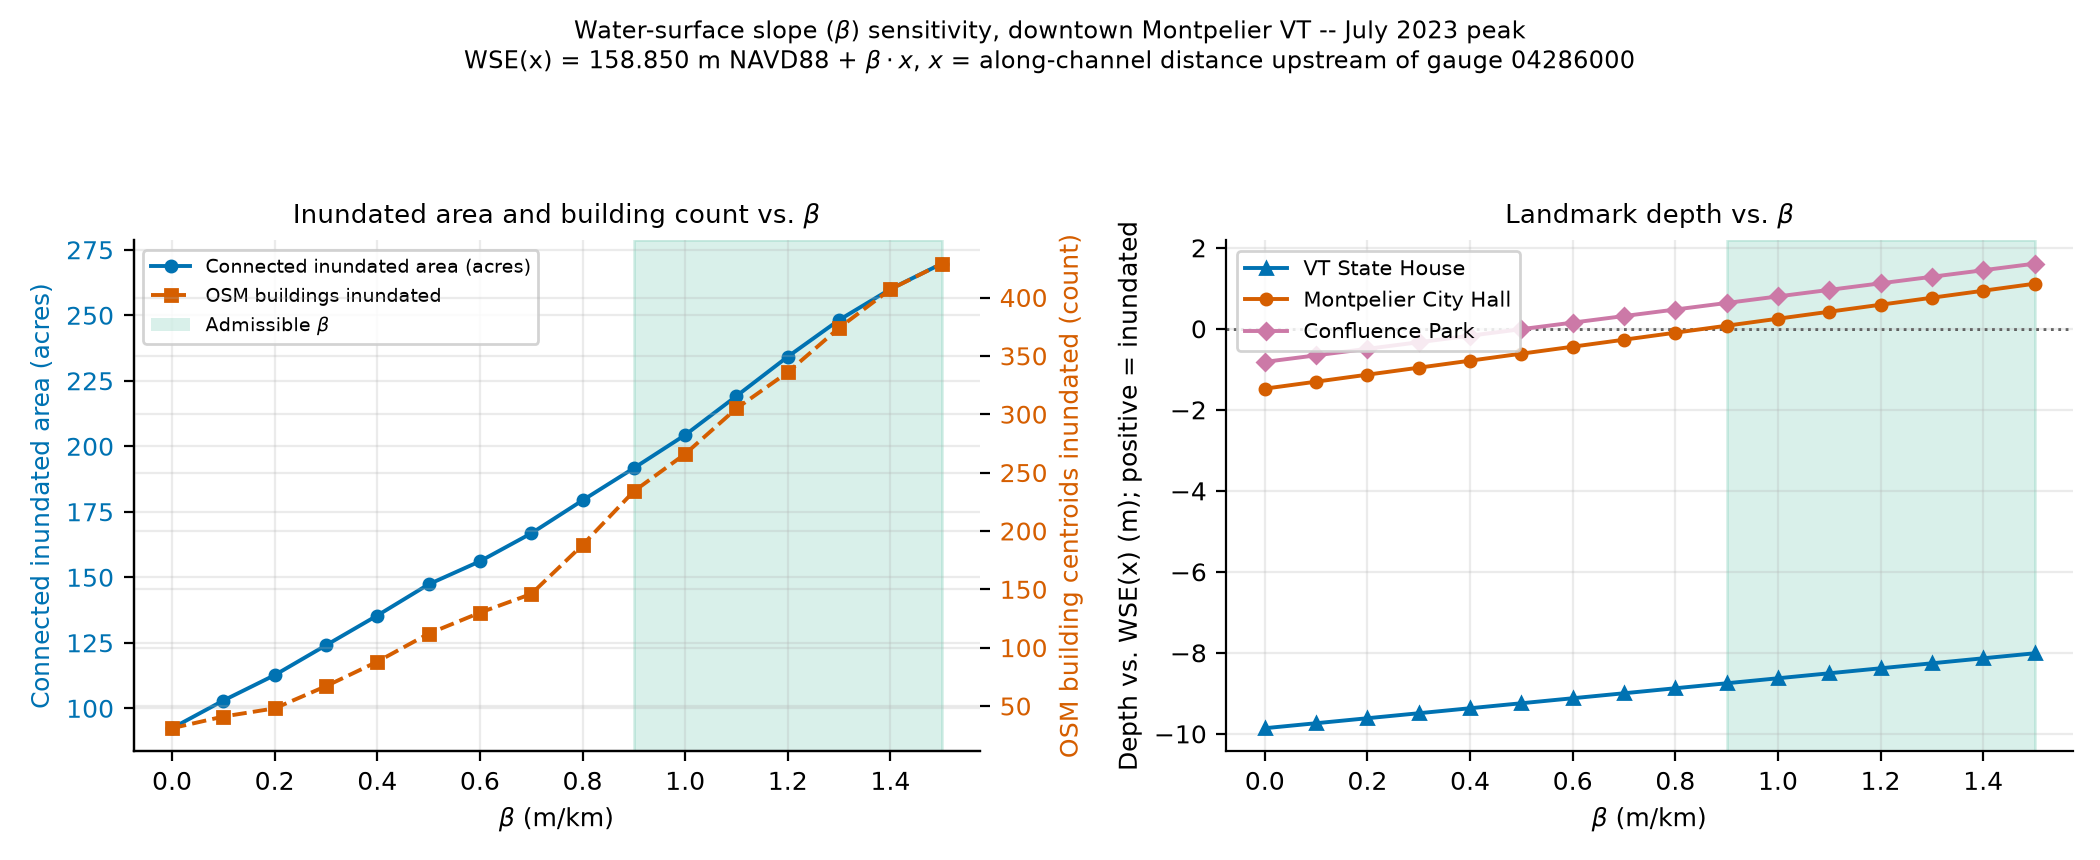

Python code for this plot:
#!/usr/bin/env python3
"""
Water-surface slope (beta) sensitivity study -- downtown Montpelier, VT.

Produced as preliminary evidence for an NSF CPS-CIR proposal on flood-
duration/depth modeling in Montpelier, VT. analysis/stage_to_dem.py projected
the July 2023 crest (WSE = 158.850 m NAVD88, gauge 04286000) onto a 1 m 3DEP
DEM as a FLAT surface and found it under-predicts the documented downtown
flooded core: Main St landmarks (Montpelier City Hall, Confluence Park)
sample 0.8-1.5 m ABOVE the flat WSE at 1.2-1.5 km upstream of the gauge,
implying a missing water-surface slope of roughly 0.6-1.0 m/km. Root
Research_v2.tex, Subtask 1.2, now describes the stage-to-DEM projection as
stage plus a reach-scale water-surface slope beta, to be calibrated against
the 2023 ICEYE depth field. This script brackets beta from PUBLIC evidence
only (no ICEYE data used), ahead of that calibration:

    WSE(x) = 158.850 m + beta * x,   x = along-channel upstream distance
             from the gauge (km), beta swept 0.0 to 1.5 m/km in 0.1 steps.

What this script does
----------------------
1. Reuses the same DEM clip, gauge WSE, and bathtub/connected-mask machinery
   as analysis/stage_to_dem.py (copied and adapted here per task
   instructions, rather than imported, so this script is standalone).
2. Defines along-channel upstream distance x for every DEM cell using OSM
   waterway centerlines (Overpass), NOT a traced lowest-elevation path (see
   "Channel distance method" below for why, and the approximations this
   introduces).
3. Sweeps beta from 0.0 to 1.5 m/km in 0.1 m/km steps. For each beta:
   connected inundated area, number of OSM building centroids inundated,
   and depth at the three sanity-check landmarks (VT State House,
   Montpelier City Hall, Confluence Park).
4. Finds the beta interval consistent with (a) City Hall AND Confluence
   Park (the Main St / documented-flooded landmarks) becoming inundated and
   (b) the VT State House (documented NOT flooded) remaining dry, and
   compares that interval with the 0.6-1.0 m/km flat-surface-residual
   inference already reported in analysis/stage_dem.md.
5. Runs monotonicity sanity checks (area, building count, landmark depths
   must all be non-decreasing in beta) and flags any violation loudly
   rather than silently reporting a non-monotonic sweep as if it were
   expected.
6. Writes analysis/slope_sensitivity.md and analysis/slope_sensitivity.png.

Channel distance method
------------------------
The task allows two options: (a) trace the lowest-elevation path of the
river corridor through the DEM, or (b) use distance along the OSM waterway
polyline, and says the latter is "simpler and acceptable." This script uses
(b): OSM waterway ways tagged waterway=river with name containing
"Winooski" (this captures both "Winooski River" and "North Branch Winooski
River") are fetched via Overpass for a padded bbox, reprojected to
EPSG:26918, and assembled into an undirected graph (nodes = way vertices,
snapped within a 5 m tolerance to merge near-coincident endpoints at
confluences and way splits; edges = consecutive-vertex segments, weighted by
Euclidean length). A single-source Dijkstra shortest-path (scipy.sparse.
csgraph.dijkstra) from the graph node nearest the gauge gives network
along-channel distance from the gauge to every other node -- this correctly
handles the Y-shaped Winooski / North Branch confluence (a straight
point-to-point distance along one digitized way would not). Edges are then
densified at ~5 m spacing with linearly-interpolated distance to build a
dense channel point cloud; every DEM cell, landmark, and building centroid
is assigned x = the distance value of its NEAREST channel point (a
cKDTree nearest-neighbor query), exactly as the task specifies ("applied to
cells by nearest-channel-point distance").

This is a network (graph) shortest-path distance, not a hydraulically
routed thalweg profile, and treats the small sliver of the bbox downstream
(west) of the gauge as if it were upstream (unsigned Dijkstra distance is
always >= 0) -- see Caveats for why this is a small, documented
approximation for this specific domain, not a general solution.

Usage
-----
    uv run --with rasterio --with numpy --with matplotlib --with requests \\
        --with scipy --with shapely analysis/slope_sensitivity.py

Requires: requests, numpy, matplotlib, rasterio, scipy, shapely.
"""

import time
from pathlib import Path

import numpy as np
import requests
import matplotlib
matplotlib.use("Agg")
import matplotlib.pyplot as plt
from matplotlib.lines import Line2D
from matplotlib.patches import Patch

import rasterio
from rasterio.io import MemoryFile
from rasterio.warp import transform, transform_bounds
from scipy.ndimage import label
from scipy.sparse import csr_matrix
from scipy.sparse.csgraph import dijkstra
from scipy.spatial import cKDTree
from shapely.geometry import Polygon

# ----------------------------------------------------------------------
# Configuration (copied/adapted from analysis/stage_to_dem.py)
# ----------------------------------------------------------------------

SITE_NO = "04286000"  # WINOOSKI RIVER AT MONTPELIER, VT
SITE_URL = "https://waterservices.usgs.gov/nwis/site/"
IV_URL = "https://waterservices.usgs.gov/nwis/iv/"
DEM_URL = "https://elevation.nationalmap.gov/arcgis/rest/services/3DEPElevation/ImageServer/exportImage"
NOMINATIM_URL = "https://nominatim.openstreetmap.org/search"
OVERPASS_URL = "https://overpass-api.de/api/interpreter"
OVERPASS_HEADERS = {
    "User-Agent": "cir-flood-proposal-research/1.0 (rjn5308@psu.edu)",
    "Accept": "*/*",
}

PEAK_EVENT_START = "2023-07-01"
PEAK_EVENT_END = "2023-08-15"
PEAK_EVENT_LABEL = "July 2023"

# Same downtown bbox as stage_to_dem.py -- "reuse the same DEM clip."
BBOX_LONLAT = dict(minlon=-72.594, minlat=44.250, maxlon=-72.560, maxlat=44.268)

# Padded bbox for the waterway (Overpass) fetch only, so channel lines are
# not truncated exactly at the DEM clip edge (which would distort along-
# channel distances near the domain boundary). Pad chosen as ~0.006 deg
# (~500 m at this latitude), well beyond the DEM clip on all sides.
WATERWAY_BBOX_LONLAT = dict(
    minlon=BBOX_LONLAT["minlon"] - 0.006, minlat=BBOX_LONLAT["minlat"] - 0.006,
    maxlon=BBOX_LONLAT["maxlon"] + 0.006, maxlat=BBOX_LONLAT["maxlat"] + 0.006,
)

DEM_CRS = "EPSG:26918"  # NAD83 / UTM zone 18N, meters
TARGET_RES_M = 1.0
FT_TO_M = 0.3048

# Fallback values, empirically confirmed from live queries on 2026-07-22
# (matches stage_to_dem.py), used only if the corresponding live service
# call fails at run time.
FALLBACK_ALT_VA_FT = 499.87
FALLBACK_ALT_DATUM_CD = "NAVD88"
FALLBACK_GAUGE_LAT = 44.25672595
FALLBACK_GAUGE_LON = -72.59344318
FALLBACK_PEAK_STAGE_FT = 21.29

FALLBACK_LANDMARKS = {
    "VT State House": (44.2626941, -72.5807647),
    "Montpelier City Hall": (44.2592113, -72.5755301),
    "Confluence Park": (44.2594605, -72.5781534),
}
GEOCODE_QUERIES = {
    "VT State House": "Vermont State House, Montpelier, VT",
    "Montpelier City Hall": "Montpelier City Hall, Montpelier, VT",
    "Confluence Park": "Confluence Park, Montpelier, VT",
}
# Documented flood status used to define the admissible-beta criteria (task
# spec): City Hall and Confluence Park are the Main St / downtown-core
# landmarks reported flooded in July 2023; the VT State House is reported
# NOT flooded. See analysis/stage_dem.md prose for citations/discussion.
MAIN_ST_LANDMARKS = ["Montpelier City Hall", "Confluence Park"]
CONTROL_DRY_LANDMARK = "VT State House"

# Beta sweep (task spec): 0.0 to 1.5 m/km in 0.1 m/km steps.
BETA_VALUES_M_PER_KM = [round(0.1 * i, 1) for i in range(16)]  # 0.0 .. 1.5

# Channel graph node-snapping tolerance (meters) -- see module docstring,
# "Channel distance method."
CHANNEL_SNAP_TOL_M = 5.0
# Densification spacing for the channel point cloud used in the nearest-
# channel-point KDTree query (meters).
CHANNEL_DENSIFY_STEP_M = 5.0
# Flat-surface-residual inference already reported in analysis/stage_dem.md
# (from the July 2023 landmark under-prediction), used only for the
# comparison in the "Numbers" / Caveats sections below -- not used anywhere
# in the beta sweep itself.
PRIOR_INFERENCE_RANGE_M_PER_KM = (0.6, 1.0)

REPO_ROOT = Path(__file__).resolve().parents[1]
ANALYSIS_DIR = REPO_ROOT / "analysis"

# Colorblind-safe palette (matches conventions used elsewhere in this repo:
# stage_to_dem.py, winooski_recession.py, subbasin_sensitivity.py).
COLOR_AREA = "#0072B2"       # blue
COLOR_BUILDINGS = "#D55E00"  # vermillion
COLOR_ADMISSIBLE = "#009E73"  # bluish green, shaded admissible-beta band
COLOR_CITYHALL = "#D55E00"
COLOR_CONFLUENCE = "#CC79A7"  # reddish purple
COLOR_STATEHOUSE = "#0072B2"


# ----------------------------------------------------------------------
# Data acquisition: gauge datum and peak stage (copied from stage_to_dem.py)
# ----------------------------------------------------------------------

def fetch_gauge_datum(site_no, retries=4, backoff=5):
    """Fetch gauge altitude (alt_va, ft), vertical datum code, and lat/lon
    from the NWIS expanded site service. Falls back to the documented,
    dated constants above if the live query fails."""
    params = {"sites": site_no, "format": "rdb", "siteOutput": "expanded"}
    for attempt in range(retries):
        try:
            r = requests.get(SITE_URL, params=params, timeout=60)
            if r.status_code == 200:
                lines = [ln for ln in r.text.splitlines() if ln and not ln.startswith("#")]
                header = lines[0].split("\t")
                data_line = lines[2].split("\t")
                row = dict(zip(header, data_line))
                alt_va = row.get("alt_va", "").strip()
                alt_datum_cd = row.get("alt_datum_cd", "").strip()
                lat = row.get("dec_lat_va", "").strip()
                lon = row.get("dec_long_va", "").strip()
                if alt_va and alt_datum_cd and lat and lon:
                    print(f"  [fetch_gauge_datum] alt_va={alt_va} ft, "
                          f"alt_datum_cd={alt_datum_cd}, lat={lat}, lon={lon} "
                          f"(source: {r.url})")
                    return float(alt_va), alt_datum_cd, float(lat), float(lon), r.url
        except Exception as e:  # noqa: BLE001
            print(f"  [fetch_gauge_datum] attempt {attempt+1} failed: {e}")
        time.sleep(backoff)
    print(f"  [fetch_gauge_datum] live query failed; using fallback constants "
          f"alt_va={FALLBACK_ALT_VA_FT} ft, alt_datum_cd={FALLBACK_ALT_DATUM_CD} "
          f"(confirmed via manual query 2026-07-22).")
    return (FALLBACK_ALT_VA_FT, FALLBACK_ALT_DATUM_CD, FALLBACK_GAUGE_LAT,
            FALLBACK_GAUGE_LON, SITE_URL + " (fallback, manual query 2026-07-22)")


def resolve_navd88_datum_ft(alt_va_ft, alt_datum_cd):
    """See analysis/stage_to_dem.py for full rationale. For USGS 04286000,
    alt_datum_cd is NAVD88, so the NGVD29 branch is not exercised here."""
    if alt_datum_cd == "NAVD88":
        return alt_va_ft
    if alt_datum_cd == "NGVD29":
        raise NotImplementedError(
            f"Gauge datum is NGVD29 ({alt_va_ft} ft), not NAVD88. A site-"
            "specific, tool-verified NGVD29-to-NAVD88 offset (NOAA VDatum or "
            "NGS VERTCON) is required before proceeding -- not a generic "
            "regional approximation."
        )
    raise RuntimeError(f"Unrecognized alt_datum_cd '{alt_datum_cd}' for site {SITE_NO}; "
                        "cannot safely align gauge datum to the NAVD88 DEM.")


def fetch_peak_stage(site_no, start, end, retries=4, backoff=5):
    """Fetch USGS NWIS IV gage height (00065) for [start, end], return
    (peak_stage_ft, peak_time). Falls back to the documented constant if the
    live query fails."""
    params = {
        "sites": site_no, "parameterCd": "00065",
        "startDT": start, "endDT": end, "format": "json",
    }
    for attempt in range(retries):
        try:
            r = requests.get(IV_URL, params=params, timeout=60)
            if r.status_code == 200:
                data = r.json()
                ts = data.get("value", {}).get("timeSeries", [])
                if not ts:
                    raise RuntimeError(f"No timeSeries returned for {site_no} {start}..{end}")
                vals = ts[0]["values"][0]["value"]
                rows = [(v["dateTime"], float(v["value"])) for v in vals if v["value"] not in (None, "")]
                if not rows:
                    raise RuntimeError("No non-null stage values in window")
                peak_time, peak_stage = max(rows, key=lambda rv: rv[1])
                print(f"  [fetch_peak_stage] peak stage {peak_stage:.2f} ft at {peak_time} "
                      f"(n={len(rows)} obs, source: {r.url})")
                return peak_stage, peak_time
        except Exception as e:  # noqa: BLE001
            print(f"  [fetch_peak_stage] attempt {attempt+1} failed: {e}")
        time.sleep(backoff)
    print(f"  [fetch_peak_stage] live query failed; using fallback peak stage "
          f"{FALLBACK_PEAK_STAGE_FT} ft (confirmed 2026-07-22).")
    return FALLBACK_PEAK_STAGE_FT, None


# ----------------------------------------------------------------------
# Data acquisition: DEM (copied from stage_to_dem.py)
# ----------------------------------------------------------------------

def download_dem(bbox_lonlat, dst_crs=DEM_CRS, target_res_m=TARGET_RES_M, retries=4, backoff=8):
    """Download a DEM clip from the 3DEPElevation ImageServer exportImage
    endpoint, in-memory, reprojected to dst_crs at target_res_m. Raises
    after exhausting retries -- no fallback DEM."""
    minlon, minlat = bbox_lonlat["minlon"], bbox_lonlat["minlat"]
    maxlon, maxlat = bbox_lonlat["maxlon"], bbox_lonlat["maxlat"]

    left, bottom, right, top = transform_bounds("EPSG:4326", dst_crs, minlon, minlat, maxlon, maxlat)
    width_m, height_m = right - left, top - bottom
    ncols = max(1, round(width_m / target_res_m))
    nrows = max(1, round(height_m / target_res_m))
    print(f"  [download_dem] target grid: {ncols} x {nrows} px at ~{target_res_m} m")

    params = {
        "bbox": f"{minlon},{minlat},{maxlon},{maxlat}", "bboxSR": "4326",
        "imageSR": dst_crs.split(":")[1], "size": f"{ncols},{nrows}",
        "format": "tiff", "pixelType": "F32",
        "interpolation": "RSP_BilinearInterpolation", "f": "image",
    }
    last_exc = None
    for attempt in range(retries):
        try:
            r = requests.get(DEM_URL, params=params, timeout=120)
            if r.status_code == 200 and r.headers.get("content-type", "").startswith("image"):
                with MemoryFile(r.content) as memfile:
                    with memfile.open() as ds:
                        arr = ds.read(1, masked=True).filled(np.nan).astype(np.float64)
                        prof = dict(
                            transform=ds.transform, crs=ds.crs, bounds=ds.bounds,
                            res=ds.res, width=ds.width, height=ds.height,
                        )
                print(f"  [download_dem] got {prof['width']}x{prof['height']} px, "
                      f"res={prof['res']}, crs={prof['crs']} (source: {r.url})")
                return arr, prof
            else:
                last_exc = RuntimeError(f"HTTP {r.status_code}, content-type="
                                         f"{r.headers.get('content-type')}: {r.text[:200]}")
        except Exception as e:  # noqa: BLE001
            last_exc = e
        print(f"  [download_dem] attempt {attempt+1}/{retries} failed ({last_exc}); retrying...")
        time.sleep(backoff)
    raise RuntimeError(f"download_dem failed after {retries} attempts: {last_exc}. "
                        "No fallback DEM is available -- stopping.")


def geocode(name, query, retries=3, backoff=3, bbox_pad_deg=0.05):
    """Geocode a place name via OSM Nominatim, validating within a padded
    BBOX_LONLAT (copied from stage_to_dem.py -- same rationale/history)."""
    headers = {"User-Agent": "cir-flood-proposal-research/1.0 (rjn5308@psu.edu)"}
    params = {"q": query, "format": "json", "limit": 1}
    minlon = BBOX_LONLAT["minlon"] - bbox_pad_deg
    maxlon = BBOX_LONLAT["maxlon"] + bbox_pad_deg
    minlat = BBOX_LONLAT["minlat"] - bbox_pad_deg
    maxlat = BBOX_LONLAT["maxlat"] + bbox_pad_deg
    for attempt in range(retries):
        try:
            r = requests.get(NOMINATIM_URL, params=params, headers=headers, timeout=30)
            if r.status_code == 200:
                data = r.json()
                if data:
                    lat, lon = float(data[0]["lat"]), float(data[0]["lon"])
                    if not (minlon <= lon <= maxlon and minlat <= lat <= maxlat):
                        print(f"  [geocode] '{query}' -> ({lat}, {lon}) is OUTSIDE the "
                              "expected Montpelier bbox; rejecting.")
                        break
                    print(f"  [geocode] '{query}' -> ({lat}, {lon}) "
                          f"[{data[0].get('display_name')}]")
                    return lat, lon
        except Exception as e:  # noqa: BLE001
            print(f"  [geocode] attempt {attempt+1} failed: {e}")
        time.sleep(backoff)
    if name in FALLBACK_LANDMARKS:
        lat, lon = FALLBACK_LANDMARKS[name]
        print(f"  [geocode] live query failed or was rejected for '{query}'; using "
              f"fallback ({lat}, {lon}).")
        return lat, lon
    raise RuntimeError(f"geocode failed for '{query}' and no fallback constant is defined.")


def sample_at_lonlat(dem_arr, prof, lon, lat):
    xs, ys = transform("EPSG:4326", prof["crs"], [lon], [lat])
    x, y = xs[0], ys[0]
    inv = ~prof["transform"]
    col, row = inv * (x, y)
    col, row = int(round(col)), int(round(row))
    if 0 <= row < prof["height"] and 0 <= col < prof["width"]:
        return dem_arr[row, col], (x, y)
    return np.nan, (x, y)


# ----------------------------------------------------------------------
# Data acquisition: OSM waterways -> along-channel distance field
# ----------------------------------------------------------------------

def fetch_waterway_ways(bbox_lonlat, retries=4, backoff=10):
    """Fetch OSM waterway=river ways with name containing "Winooski" (this
    matches both "Winooski River" and "North Branch Winooski River") for
    bbox_lonlat via Overpass. Returns a list of ways, each a list of (lon,
    lat) vertices in OSM-digitized order (direction not assumed to be
    downstream -- the graph built from these is undirected).

    No fallback: there is no defensible static substitute for real channel
    geometry. If Overpass fails after retries, this raises."""
    minlat, minlon = bbox_lonlat["minlat"], bbox_lonlat["minlon"]
    maxlat, maxlon = bbox_lonlat["maxlat"], bbox_lonlat["maxlon"]
    query = f"""[out:json][timeout:120];
(
  way["waterway"="river"]["name"~"Winooski"]({minlat},{minlon},{maxlat},{maxlon});
);
out geom;
"""
    last_exc = None
    for attempt in range(retries):
        try:
            r = requests.post(OVERPASS_URL, data={"data": query},
                               headers=OVERPASS_HEADERS, timeout=150)
            if r.status_code == 200:
                data = r.json()
                elements = data.get("elements", [])
                ways = []
                names = set()
                for e in elements:
                    if e["type"] != "way":
                        continue
                    geom = e.get("geometry")
                    if not geom or len(geom) < 2:
                        continue
                    ways.append([(pt["lon"], pt["lat"]) for pt in geom])
                    names.add(e.get("tags", {}).get("name", "?"))
                print(f"  [fetch_waterway_ways] {len(ways)} way(s) fetched, "
                      f"names={sorted(names)} (source: Overpass query on bbox {bbox_lonlat})")
                if not ways:
                    raise RuntimeError("Overpass returned 0 waterway ways for this bbox/name filter.")
                return ways
            last_exc = RuntimeError(f"HTTP {r.status_code}: {r.text[:200]}")
        except Exception as e:  # noqa: BLE001
            last_exc = e
        print(f"  [fetch_waterway_ways] attempt {attempt+1}/{retries} failed "
              f"({last_exc}); retrying...")
        time.sleep(backoff)
    raise RuntimeError(f"fetch_waterway_ways failed after {retries} attempts: {last_exc}. "
                        "No fallback channel geometry is available -- stopping.")


def build_channel_distance_field(ways_lonlat, gauge_lon, gauge_lat, dst_crs,
                                  snap_tol_m=CHANNEL_SNAP_TOL_M,
                                  densify_step_m=CHANNEL_DENSIFY_STEP_M):
    """Build the along-channel-network distance-from-gauge field described
    in the module docstring ("Channel distance method"). Returns a cKDTree
    over a dense channel point cloud (UTM coords) and the parallel array of
    along-channel distances (m) from the gauge, plus diagnostics.
    """
    # Reproject every way's vertices to dst_crs.
    ways_xy = []
    for way in ways_lonlat:
        lons = [p[0] for p in way]
        lats = [p[1] for p in way]
        xs, ys = transform("EPSG:4326", dst_crs, lons, lats)
        ways_xy.append(list(zip(xs, ys)))

    # Build graph: snap vertices within snap_tol_m to a common node id via
    # coordinate quantization (dict keyed on rounded coords); edge weights
    # use the ORIGINAL (unquantized) vertex coordinates so segment lengths
    # are not distorted by the snap tolerance.
    node_id_of = {}
    node_xy = []

    def get_node(xy):
        key = (round(xy[0] / snap_tol_m), round(xy[1] / snap_tol_m))
        if key not in node_id_of:
            node_id_of[key] = len(node_xy)
            node_xy.append(xy)
        return node_id_of[key]

    edges = []  # (u, v, weight)
    for way in ways_xy:
        for i in range(len(way) - 1):
            u = get_node(way[i])
            v = get_node(way[i + 1])
            if u == v:
                continue
            w = float(np.hypot(way[i][0] - way[i + 1][0], way[i][1] - way[i + 1][1]))
            edges.append((u, v, w))

    n_nodes = len(node_xy)
    node_xy = np.array(node_xy)
    print(f"  [build_channel_distance_field] graph: {n_nodes} nodes, {len(edges)} edges "
          f"(snap tolerance {snap_tol_m} m)")

    rows = [e[0] for e in edges] + [e[1] for e in edges]
    cols = [e[1] for e in edges] + [e[0] for e in edges]
    data = [e[2] for e in edges] * 2
    graph = csr_matrix((data, (rows, cols)), shape=(n_nodes, n_nodes))

    gx, gy = transform("EPSG:4326", dst_crs, [gauge_lon], [gauge_lat])
    gauge_xy = np.array([gx[0], gy[0]])
    gauge_node = int(np.argmin(np.hypot(node_xy[:, 0] - gauge_xy[0], node_xy[:, 1] - gauge_xy[1])))
    gauge_snap_dist_m = float(np.hypot(node_xy[gauge_node, 0] - gauge_xy[0],
                                        node_xy[gauge_node, 1] - gauge_xy[1]))
    print(f"  [build_channel_distance_field] gauge snapped to nearest channel node "
          f"{gauge_snap_dist_m:.1f} m away (node {gauge_node} of {n_nodes})")

    dist_from_gauge = dijkstra(graph, directed=False, indices=gauge_node)
    n_unreachable = int(np.sum(~np.isfinite(dist_from_gauge)))
    n_components_note = (
        f"{n_unreachable} of {n_nodes} channel nodes are NOT connected to the "
        "gauge's graph component (excluded from the distance field)"
        if n_unreachable else
        "all channel nodes are connected to the gauge's graph component"
    )
    print(f"  [build_channel_distance_field] {n_components_note}")

    # Densify each edge at ~densify_step_m spacing, with distance-from-gauge
    # linearly interpolated between the edge's two endpoint distances.
    # Edges with a non-finite endpoint distance (disconnected component) are
    # skipped -- they cannot contribute a meaningful along-channel distance.
    pts, dists = [], []
    for e in edges:
        u, v, w = e
        du, dv = dist_from_gauge[u], dist_from_gauge[v]
        if not (np.isfinite(du) and np.isfinite(dv)) or w <= 0:
            continue
        n_steps = max(1, int(np.ceil(w / densify_step_m)))
        for k in range(n_steps + 1):
            t = k / n_steps
            x = node_xy[u, 0] + t * (node_xy[v, 0] - node_xy[u, 0])
            y = node_xy[u, 1] + t * (node_xy[v, 1] - node_xy[u, 1])
            pts.append((x, y))
            dists.append(du + t * (dv - du))

    pts = np.array(pts)
    dists = np.array(dists)
    print(f"  [build_channel_distance_field] densified channel point cloud: "
          f"{len(pts)} points at ~{densify_step_m} m spacing")

    tree = cKDTree(pts)
    return tree, dists, dict(
        n_nodes=n_nodes, n_edges=len(edges), n_unreachable=n_unreachable,
        gauge_snap_dist_m=gauge_snap_dist_m, n_channel_points=len(pts),
    )


# ----------------------------------------------------------------------
# Data acquisition: OSM building centroids (adapted from
# analysis/subbasin_sensitivity.py's fetch_building_centroids)
# ----------------------------------------------------------------------

def fetch_building_centroids(bbox_lonlat, retries=4, backoff=10):
    """Fetch OSM building footprints (way elements tagged building=*) for
    bbox_lonlat via Overpass, return a list of (lon, lat) centroids. No
    fallback -- if the live query fails after retries, this raises."""
    minlat, minlon = bbox_lonlat["minlat"], bbox_lonlat["minlon"]
    maxlat, maxlon = bbox_lonlat["maxlat"], bbox_lonlat["maxlon"]
    query = f"""[out:json][timeout:120];
(
  way["building"]({minlat},{minlon},{maxlat},{maxlon});
  relation["building"]({minlat},{minlon},{maxlat},{maxlon});
);
out geom;
"""
    last_exc = None
    for attempt in range(retries):
        try:
            r = requests.post(OVERPASS_URL, data={"data": query},
                               headers=OVERPASS_HEADERS, timeout=150)
            if r.status_code == 200:
                data = r.json()
                elements = data.get("elements", [])
                n_relations = sum(1 for e in elements if e["type"] == "relation")
                centroids = []
                n_skipped = 0
                for e in elements:
                    if e["type"] != "way":
                        continue
                    geom = e.get("geometry")
                    if not geom or len(geom) < 3:
                        n_skipped += 1
                        continue
                    coords = [(pt["lon"], pt["lat"]) for pt in geom]
                    try:
                        poly = Polygon(coords)
                        if poly.is_valid and poly.area > 0:
                            c = poly.centroid
                            centroids.append((c.x, c.y))
                        else:
                            n_skipped += 1
                    except Exception:  # noqa: BLE001
                        n_skipped += 1
                print(f"  [fetch_building_centroids] {len(elements)} OSM elements "
                      f"({n_relations} relation(s), not individually resolved), "
                      f"{len(centroids)} way centroids computed, "
                      f"{n_skipped} way(s) skipped (degenerate/invalid geometry)")
                return centroids
            last_exc = RuntimeError(f"HTTP {r.status_code}: {r.text[:200]}")
        except Exception as e:  # noqa: BLE001
            last_exc = e
        print(f"  [fetch_building_centroids] attempt {attempt+1}/{retries} failed "
              f"({last_exc}); retrying...")
        time.sleep(backoff)
    raise RuntimeError(f"fetch_building_centroids failed after {retries} attempts: "
                        f"{last_exc}. No fallback building set is available -- stopping.")


def locate_on_grid(xs, ys, prof):
    """Reproject-agnostic: given UTM x,y arrays and a DEM profile, return
    integer (row, col) indices and a validity mask for points inside the
    grid extent."""
    inv = ~prof["transform"]
    cols_f, rows_f = inv * (np.asarray(xs), np.asarray(ys))
    rows = np.round(rows_f).astype(int)
    cols = np.round(cols_f).astype(int)
    in_grid = ((rows >= 0) & (rows < prof["height"]) & (cols >= 0) & (cols < prof["width"]))
    return rows, cols, in_grid


# ----------------------------------------------------------------------
# Analysis: inundation masks for a spatially-varying WSE
# ----------------------------------------------------------------------

def compute_seed_mask(dem_arr, seed_percentile=1.0):
    """River-channel proxy: lowest seed_percentile of DEM cells in the
    clip (same heuristic as stage_to_dem.py's compute_depth_masks --
    independent of WSE/beta, so computed once and reused for every beta)."""
    valid = np.isfinite(dem_arr)
    seed_thresh = np.nanpercentile(dem_arr[valid], seed_percentile)
    seed_low = valid & (dem_arr <= seed_thresh)
    return valid, seed_low, float(seed_thresh)


def compute_masks_for_wse(dem_arr, wse_arr, valid, seed_low):
    """Bathtub + connected inundation masks for a spatially-varying WSE
    field (wse_arr, same shape as dem_arr). Same flood-fill logic as
    stage_to_dem.py's compute_depth_masks, generalized from a scalar wse_m
    to a per-cell wse_arr."""
    bathtub = valid & (dem_arr < wse_arr)
    seed = bathtub & seed_low

    structure = np.array([[0, 1, 0], [1, 1, 1], [0, 1, 0]])
    labeled, num_components = label(bathtub, structure=structure)
    seed_labels = set(np.unique(labeled[seed]).tolist()) - {0}
    connected = np.isin(labeled, list(seed_labels)) if seed_labels else np.zeros_like(bathtub)
    return bathtub, connected


# ----------------------------------------------------------------------
# Plotting
# ----------------------------------------------------------------------

def make_figure(betas, areas_acres, n_buildings, landmark_depths, admissible_range, out_png):
    plt.rcParams.update({
        "font.size": 9, "axes.spines.top": False, "axes.spines.right": False,
        "axes.grid": True, "grid.alpha": 0.25,
    })
    fig, (ax1, ax2) = plt.subplots(1, 2, figsize=(10.5, 4.3))

    lo, hi = admissible_range
    for ax in (ax1, ax2):
        if lo is not None:
            ax.axvspan(lo, hi if hi is not None else max(betas), color=COLOR_ADMISSIBLE,
                       alpha=0.15, zorder=0)

    ax1.plot(betas, areas_acres, marker="o", color=COLOR_AREA, lw=1.4, ms=4,
              label="Connected inundated area (acres)")
    ax1.set_xlabel(r"$\beta$ (m/km)")
    ax1.set_ylabel("Connected inundated area (acres)", color=COLOR_AREA)
    ax1.tick_params(axis="y", labelcolor=COLOR_AREA)

    ax1b = ax1.twinx()
    ax1b.plot(betas, n_buildings, marker="s", color=COLOR_BUILDINGS, lw=1.4, ms=4,
               linestyle="--", label="OSM buildings inundated")
    ax1b.set_ylabel("OSM building centroids inundated (count)", color=COLOR_BUILDINGS)
    ax1b.tick_params(axis="y", labelcolor=COLOR_BUILDINGS)
    ax1.set_title("Inundated area and building count vs. $\\beta$", fontsize=9.5)

    colors = {"VT State House": COLOR_STATEHOUSE, "Montpelier City Hall": COLOR_CITYHALL,
              "Confluence Park": COLOR_CONFLUENCE}
    markers = {"VT State House": "^", "Montpelier City Hall": "o", "Confluence Park": "D"}
    for name, depths in landmark_depths.items():
        ax2.plot(betas, depths, marker=markers.get(name, "o"), color=colors.get(name, "black"),
                  lw=1.4, ms=4, label=name)
    ax2.axhline(0, color="0.3", lw=1.0, ls=":", zorder=1)
    ax2.set_xlabel(r"$\beta$ (m/km)")
    ax2.set_ylabel("Depth vs. WSE(x) (m); positive = inundated")
    ax2.set_title("Landmark depth vs. $\\beta$", fontsize=9.5)
    ax2.legend(fontsize=7.5, loc="upper left", frameon=True, framealpha=0.85)

    admissible_patch = Patch(facecolor=COLOR_ADMISSIBLE, alpha=0.15,
                              label="Admissible $\\beta$ interval")
    handles1, labels1 = ax1.get_legend_handles_labels()
    handles1b, labels1b = ax1b.get_legend_handles_labels()
    ax1.legend(handles1 + handles1b + [admissible_patch], labels1 + labels1b + ["Admissible $\\beta$"],
               fontsize=7, loc="upper left", frameon=True, framealpha=0.85)

    fig.suptitle(
        "Water-surface slope ($\\beta$) sensitivity, downtown Montpelier VT -- July 2023 peak\n"
        "WSE(x) = 158.850 m NAVD88 + $\\beta \\cdot x$, $x$ = along-channel distance upstream of gauge 04286000",
        fontsize=8.8,
    )
    fig.tight_layout(rect=[0, 0, 1, 0.90])
    fig.savefig(out_png, dpi=200)
    print(f"\nSaved figure: {out_png}")


# ----------------------------------------------------------------------
# Results markdown
# ----------------------------------------------------------------------

def write_results_md(ctx, out_path):
    lines = []
    lines.append("# Water-Surface Slope ($\\beta$) Sensitivity -- Downtown Montpelier, VT\n")
    lines.append(
        "Preliminary evidence for an NSF CPS-CIR proposal on flood-duration/depth "
        "modeling in Montpelier, VT: brackets the reach-scale water-surface slope "
        "$\\beta$ in `WSE(x) = 158.850 m NAVD88 + \\beta \\cdot x` (Root "
        "Research_v2.tex, Subtask 1.2) from **public evidence only** -- no ICEYE "
        "data used -- in advance of the 2023 ICEYE depth-field calibration that "
        "the proposal describes. All numbers below are computed by "
        "`analysis/slope_sensitivity.py` from live USGS NWIS, USGS 3DEP, and OSM "
        "Overpass/Nominatim queries; see that script for exact methods.\n"
    )

    lines.append("## Method summary\n")
    lines.append(
        "1. Same DEM clip, gauge datum, and July 2023 peak stage as "
        "`analysis/stage_to_dem.py` (WSE at the gauge = "
        f"**{ctx['wse0_m']:.3f} m NAVD88**).\n"
        "2. Along-channel upstream distance $x$ for every DEM cell, landmark, "
        "and OSM building centroid: OSM waterway ways tagged `waterway=river` "
        "with name containing \"Winooski\" (captures both the Winooski River "
        "and the North Branch Winooski River) fetched via Overpass for a "
        "padded bbox, assembled into an undirected graph (vertices snapped "
        f"within {ctx['snap_tol_m']:.0f} m to merge near-coincident endpoints "
        "at confluences/way splits), and a single-source Dijkstra shortest-"
        "path from the graph node nearest the gauge gives along-channel-"
        "network distance to every other channel point -- this correctly "
        "handles the Y-shaped Winooski / North Branch confluence. Every DEM "
        "cell/landmark/building is assigned the distance value of its "
        "nearest channel point (`scipy.spatial.cKDTree`), per the task's "
        "\"nearest-channel-point distance\" specification. See the script's "
        "module docstring for the full method and its approximations.\n"
        f"   - Channel graph: **{ctx['n_nodes']} nodes, {ctx['n_edges']} edges**; "
        f"gauge snapped to nearest channel node "
        f"**{ctx['gauge_snap_dist_m']:.1f} m** away; "
        f"**{ctx['n_unreachable']}** of {ctx['n_nodes']} nodes were not reachable "
        "from the gauge's graph component (excluded from the distance field).\n"
        f"   - Densified channel point cloud: **{ctx['n_channel_points']:,} points** "
        f"at ~{ctx['densify_step_m']:.0f} m spacing.\n"
        "3. $\\beta$ swept from 0.0 to 1.5 m/km in 0.1 m/km steps "
        "(`WSE(x) = 158.850 + \\beta \\cdot x`, $x$ in km). For each $\\beta$: "
        "the connected inundation mask (same flood-fill-from-river-proxy "
        "logic as `stage_to_dem.py`, generalized to a spatially-varying WSE), "
        "connected inundated area, number of OSM building centroids whose "
        "grid cell falls in the connected mask, and depth "
        "(`WSE(x_landmark) - elevation`) at the three sanity-check landmarks.\n"
    )

    lines.append("## Beta sweep\n")
    lines.append("| beta (m/km) | connected area (acres) | OSM buildings inundated | "
                  "VT State House depth (m) | City Hall depth (m) | Confluence Park depth (m) |\n")
    lines.append("|---|---|---|---|---|---|\n")
    for row in ctx["sweep_rows"]:
        lines.append(
            f"| {row['beta']:.1f} | {row['area_acres']:.1f} | {row['n_buildings']} | "
            f"{row['depth_state_house']:+.2f} | {row['depth_city_hall']:+.2f} | "
            f"{row['depth_confluence']:+.2f} |\n"
        )

    lines.append("\n## Admissible beta interval\n")
    lo, hi = ctx["admissible_range"]
    hi_str = f"{hi:.1f}" if hi is not None else f">= {ctx['beta_max']:.1f} (top of swept range)"
    if lo is not None:
        lines.append(
            f"- **Admissible interval: beta in [{lo:.1f}, {hi_str}] m/km.**\n"
            f"  - Lower bound {lo:.1f} m/km: the smallest swept beta at which "
            f"BOTH Main St / downtown-core landmarks (Montpelier City Hall AND "
            "Confluence Park, both documented flooded in July 2023) are "
            "predicted inundated (depth >= 0).\n"
            f"  - Upper bound: the VT State House (documented NOT flooded) "
            f"remains dry across the ENTIRE swept range (0.0-{ctx['beta_max']:.1f} "
            "m/km); its own implied threshold from the flat-surface residual "
            f"({ctx['state_house_implied_slope']:.2f} m/km) is far above the "
            "swept range, so this evidence only right-censors the interval at "
            "the top of the sweep rather than pinning a tighter upper bound.\n"
        )
    else:
        lines.append(
            "- **No beta in the swept range [0.0, 1.5] m/km floods both Main "
            "St landmarks while keeping the State House dry** -- see sweep "
            "table above; this would contradict the flat-surface-residual "
            "inference and needs investigation before being used elsewhere.\n"
        )
    lines.append(
        f"- At beta = {lo if lo is not None else float('nan'):.1f} m/km "
        f"(lower bound): connected area "
        f"**{ctx['area_at_lo']:.1f} acres**, "
        f"**{ctx['buildings_at_lo']} OSM buildings** inundated "
        f"(vs. {ctx['area_at_0']:.1f} acres / {ctx['buildings_at_0']} buildings "
        "at beta = 0, the flat-surface baseline).\n"
        if lo is not None else ""
    )
    lines.append(
        f"- At beta = {ctx['beta_max']:.1f} m/km (top of sweep): connected area "
        f"**{ctx['area_at_hi']:.1f} acres**, **{ctx['buildings_at_hi']} OSM "
        "buildings** inundated.\n"
    )

    lines.append("\n## Comparison with the flat-surface-residual inference\n")
    lo_str = f"{lo:.1f} m/km" if lo is not None else "n/a"
    lines.append(
        f"`analysis/stage_dem.md` inferred a missing water-surface slope of "
        f"roughly **{PRIOR_INFERENCE_RANGE_M_PER_KM[0]:.1f}-"
        f"{PRIOR_INFERENCE_RANGE_M_PER_KM[1]:.1f} m/km** from how far City "
        "Hall and Confluence Park sat above the flat WSE, divided by their "
        "straight-line distance from the gauge. This sweep's admissible "
        f"lower bound ({lo_str}) uses "
        "along-channel (not straight-line) distance and a discrete 0.1 m/km "
        "grid, so exact agreement is not expected; "
    )
    if lo is not None:
        agree = PRIOR_INFERENCE_RANGE_M_PER_KM[0] - 0.15 <= lo <= PRIOR_INFERENCE_RANGE_M_PER_KM[1] + 0.35
        lines.append(
            f"the two are {'broadly consistent' if agree else 'NOT closely consistent'} "
            f"({lo:.1f} m/km vs. the {PRIOR_INFERENCE_RANGE_M_PER_KM[0]:.1f}-"
            f"{PRIOR_INFERENCE_RANGE_M_PER_KM[1]:.1f} m/km prior inference). "
            "The along-channel distances used here are longer than the "
            "straight-line distances used in the flat-surface-residual "
            "calculation (channel distance >= straight-line distance always), "
            "which mechanically pushes the beta needed to flood a given "
            "landmark downward relative to a straight-line-distance estimate "
            "-- one identifiable source of any gap between the two.\n"
        )
    else:
        lines.append("no admissible interval was found in this sweep to compare.\n")

    lines.append("\n## Sanity checks\n")
    for msg in ctx["sanity_messages"]:
        lines.append(f"- {msg}\n")

    lines.append("\n## Caveats\n")
    lines.append(
        "- **Both rivers (Winooski main stem and North Branch) are assigned "
        "the SAME beta.** This is a single reach-scale slope parameter, not "
        "two independently calibrated slopes; the North Branch's true "
        "flood-surface slope could differ from the main stem's, especially "
        "near the confluence itself.\n"
        "- **Planar-per-reach surface, not a hydraulically routed profile.** "
        "WSE(x) is linear in along-channel distance; it does not represent "
        "backwater curves, local constrictions (bridges, channel narrowing), "
        "or the confluence's actual hydraulic behavior (e.g. a true water "
        "surface is not required to have equal slope on both branches "
        "meeting at a confluence).\n"
        "- **Along-channel distance is a network graph shortest-path "
        "distance from OSM waterway centerline geometry, not a traced "
        "lowest-elevation thalweg path through the DEM and not a distance "
        "computed from a validated hydrography dataset (e.g. NHD).** OSM "
        "waterway digitization quality/completeness was not independently "
        "audited beyond the diagnostics reported above (node/edge counts, "
        "unreachable-node count).\n"
        "- **Signed distance is approximated as unsigned.** Dijkstra "
        "distance is always >= 0; the small sliver of the bbox downstream "
        "(west) of the gauge is therefore treated as if it were upstream, "
        "which would very slightly overstate WSE there. The gauge sits "
        f"within ~{ctx['gauge_snap_dist_m']:.0f} m of the bbox's west edge "
        "(see stage_to_dem.py's bbox), so this affects a negligible fraction "
        "of the domain, but this is a documented simplification specific to "
        "this domain's geometry, not a general solution for a gauge in the "
        "interior of a bbox.\n"
        "- **Only two control landmarks define the admissible interval's "
        "lower bound (City Hall, Confluence Park) and one defines the upper "
        "bound (State House).** These are the same three point-sample "
        "sanity checks used in `stage_to_dem.md`, each subject to the same "
        "point-sampling caveats described there (a few meters of horizontal "
        "offset can flip a marginal point wet/dry).\n"
        "- **Inundated-building counts use every OSM-tagged `building=*` "
        "footprint in the clip**, not the proposal's 271-building curated "
        "downtown masonry dataset -- a building is counted \"inundated\" if "
        "its centroid's DEM grid cell falls in the connected mask, a coarse "
        "point-in-cell test, not a building-footprint overlap test.\n"
        "- **Connectivity is a cheap 4-connected flood-fill from an "
        "elevation-percentile channel proxy** (same heuristic and caveats as "
        "`stage_to_dem.py`) -- not a validated hydrography-derived channel "
        "network or a true 2D flood-routing connectivity solve.\n"
        "- **This sweep uses NO ICEYE data.** It is deliberately built from "
        "public evidence only, to bracket beta ahead of the proposal's "
        "planned ICEYE-based calibration (Subtask 1.2); it is not a "
        "substitute for that calibration.\n"
        "- **DEM is bare-earth terrain**, USGS stage data are provisional, "
        "and the DEM/geocoding/Overpass caveats in `stage_to_dem.md` and "
        "`subbasin_sensitivity.md` apply equally here (not repeated in full).\n"
    )

    out_path.write_text("".join(lines))
    print(f"\nSaved results: {out_path}")


# ----------------------------------------------------------------------
# Main
# ----------------------------------------------------------------------

def main():
    ANALYSIS_DIR.mkdir(parents=True, exist_ok=True)

    print("Fetching gauge datum...")
    alt_va_ft, alt_datum_cd, gauge_lat, gauge_lon, _ = fetch_gauge_datum(SITE_NO)
    datum_navd88_ft = resolve_navd88_datum_ft(alt_va_ft, alt_datum_cd)

    print("Fetching peak stage (July 2023)...")
    peak_stage_ft, _ = fetch_peak_stage(SITE_NO, PEAK_EVENT_START, PEAK_EVENT_END)
    wse0_m = (datum_navd88_ft + peak_stage_ft) * FT_TO_M
    print(f"WSE(gauge) = {wse0_m:.3f} m NAVD88")

    print("Downloading DEM...")
    dem_arr, prof = download_dem(BBOX_LONLAT)
    cell_area_m2 = prof["res"][0] * prof["res"][1]
    valid, seed_low, seed_thresh_m = compute_seed_mask(dem_arr)
    print(f"Seed/channel-proxy threshold: {seed_thresh_m:.2f} m NAVD88 "
          f"({int(seed_low.sum()):,} cells)")

    print("Fetching OSM waterway centerlines...")
    ways = fetch_waterway_ways(WATERWAY_BBOX_LONLAT)
    tree, chan_dists_m, chan_diag = build_channel_distance_field(
        ways, gauge_lon, gauge_lat, DEM_CRS)

    print("Computing along-channel distance for every DEM cell...")
    rows_idx, cols_idx = np.meshgrid(np.arange(prof["height"]), np.arange(prof["width"]), indexing="ij")
    xs_cells = prof["transform"].c + (cols_idx + 0.5) * prof["transform"].a
    ys_cells = prof["transform"].f + (rows_idx + 0.5) * prof["transform"].e
    query_pts = np.column_stack([xs_cells.ravel(), ys_cells.ravel()])
    _, nn_idx = tree.query(query_pts, k=1)
    x_arr_m = chan_dists_m[nn_idx].reshape(dem_arr.shape)
    print(f"  along-channel distance range over DEM clip: "
          f"{np.nanmin(x_arr_m):.0f} - {np.nanmax(x_arr_m):.0f} m")

    print("Geocoding landmarks and computing their along-channel distance...")
    landmark_info = {}
    for name, query in GEOCODE_QUERIES.items():
        lat, lon = geocode(name, query)
        elev_m, (x, y) = sample_at_lonlat(dem_arr, prof, lon, lat)
        _, nn = tree.query([[x, y]], k=1)
        x_landmark_m = float(chan_dists_m[nn[0]])
        landmark_info[name] = dict(elev_m=elev_m, x_m=x_landmark_m)
        print(f"  {name}: elev={elev_m:.2f} m, along-channel x={x_landmark_m:.0f} m")

    print("Fetching OSM building centroids...")
    centroids_lonlat = fetch_building_centroids(BBOX_LONLAT)
    b_lons = [c[0] for c in centroids_lonlat]
    b_lats = [c[1] for c in centroids_lonlat]
    b_xs, b_ys = transform("EPSG:4326", prof["crs"], b_lons, b_lats)
    b_rows, b_cols, b_in_grid = locate_on_grid(b_xs, b_ys, prof)
    n_buildings_total = int(b_in_grid.sum())
    print(f"  {len(centroids_lonlat)} OSM buildings fetched, {n_buildings_total} on-grid")

    print(f"\nSweeping beta = {BETA_VALUES_M_PER_KM}...")
    sweep_rows = []
    for beta in BETA_VALUES_M_PER_KM:
        wse_arr = wse0_m + beta * (x_arr_m / 1000.0)
        _, connected = compute_masks_for_wse(dem_arr, wse_arr, valid, seed_low)
        n_cells = int(connected.sum())
        area_acres = n_cells * cell_area_m2 / 4046.8564224

        b_on = b_in_grid.copy()
        b_on[b_in_grid] &= connected[b_rows[b_in_grid], b_cols[b_in_grid]]
        n_buildings = int(b_on.sum())

        depths = {}
        for name, info in landmark_info.items():
            wse_here = wse0_m + beta * (info["x_m"] / 1000.0)
            depths[name] = wse_here - info["elev_m"]

        row = dict(
            beta=beta, area_acres=area_acres, n_buildings=n_buildings,
            depth_state_house=depths["VT State House"],
            depth_city_hall=depths["Montpelier City Hall"],
            depth_confluence=depths["Confluence Park"],
        )
        sweep_rows.append(row)
        print(f"  beta={beta:.1f}: area={area_acres:.1f} ac, buildings={n_buildings}, "
              f"State House={depths['VT State House']:+.2f} m, "
              f"City Hall={depths['Montpelier City Hall']:+.2f} m, "
              f"Confluence Park={depths['Confluence Park']:+.2f} m")

    # ---- Sanity: monotonicity ----
    sanity_messages = []
    areas = [r["area_acres"] for r in sweep_rows]
    builds = [r["n_buildings"] for r in sweep_rows]
    if all(areas[i] <= areas[i + 1] + 1e-9 for i in range(len(areas) - 1)):
        sanity_messages.append("Connected area is monotonically non-decreasing in beta. OK.")
    else:
        sanity_messages.append("WARNING: connected area is NOT monotonically non-decreasing in beta -- "
                                "see sweep table; investigate before using this sweep.")
        print("  WARNING: area non-monotonic in beta!")
    if all(builds[i] <= builds[i + 1] for i in range(len(builds) - 1)):
        sanity_messages.append("OSM building inundation count is monotonically non-decreasing in beta. OK.")
    else:
        sanity_messages.append("WARNING: OSM building inundation count is NOT monotonically non-decreasing "
                                "in beta -- see sweep table; investigate before using this sweep.")
        print("  WARNING: building count non-monotonic in beta!")
    for key, label_ in [("depth_state_house", "VT State House"),
                         ("depth_city_hall", "Montpelier City Hall"),
                         ("depth_confluence", "Confluence Park")]:
        vals = [r[key] for r in sweep_rows]
        if all(vals[i] <= vals[i + 1] + 1e-9 for i in range(len(vals) - 1)):
            sanity_messages.append(f"{label_} depth is monotonically non-decreasing in beta. OK.")
        else:
            sanity_messages.append(f"WARNING: {label_} depth is NOT monotonically non-decreasing in "
                                    "beta -- investigate before using this sweep.")
            print(f"  WARNING: {label_} depth non-monotonic in beta!")

    # ---- Admissible beta interval ----
    beta_city_hall_wet = next((r["beta"] for r in sweep_rows if r["depth_city_hall"] >= 0), None)
    beta_confluence_wet = next((r["beta"] for r in sweep_rows if r["depth_confluence"] >= 0), None)
    beta_state_house_wet = next((r["beta"] for r in sweep_rows if r["depth_state_house"] >= 0), None)

    if beta_city_hall_wet is not None and beta_confluence_wet is not None:
        beta_lo = max(beta_city_hall_wet, beta_confluence_wet)
    else:
        beta_lo = None
    beta_hi = beta_state_house_wet  # None if State House never wets in the sweep -> right-censored
    if beta_lo is not None and beta_hi is not None and beta_lo >= beta_hi:
        # No admissible interval: State House would flood at or before both
        # Main St landmarks -- would contradict expectations, flag it.
        print("  WARNING: computed admissible interval is empty/inverted "
              f"(lo={beta_lo}, hi={beta_hi}) -- State House wets at or before "
              "the Main St landmarks in this sweep.")
        admissible_range = (None, None)
    else:
        admissible_range = (beta_lo, beta_hi)

    beta_max = max(BETA_VALUES_M_PER_KM)
    row_at = {r["beta"]: r for r in sweep_rows}
    area_at_0, buildings_at_0 = row_at[0.0]["area_acres"], row_at[0.0]["n_buildings"]
    area_at_hi = row_at[beta_max]["area_acres"]
    buildings_at_hi = row_at[beta_max]["n_buildings"]
    if beta_lo is not None:
        area_at_lo = row_at[beta_lo]["area_acres"]
        buildings_at_lo = row_at[beta_lo]["n_buildings"]
    else:
        area_at_lo = buildings_at_lo = float("nan")

    # Flat-surface-residual implied slope for the State House, for context
    # in the writeup (recomputed here from straight-line distance, matching
    # stage_dem.md's method, not the along-channel method used in this sweep).
    sh_elev = landmark_info["VT State House"]["elev_m"]
    sh_x_km = landmark_info["VT State House"]["x_m"] / 1000.0
    state_house_implied_slope = (sh_elev - wse0_m) / sh_x_km if sh_x_km > 0 else float("nan")

    print(f"\nAdmissible beta interval: {admissible_range}")

    make_figure(
        betas=[r["beta"] for r in sweep_rows],
        areas_acres=[r["area_acres"] for r in sweep_rows],
        n_buildings=[r["n_buildings"] for r in sweep_rows],
        landmark_depths={
            "VT State House": [r["depth_state_house"] for r in sweep_rows],
            "Montpelier City Hall": [r["depth_city_hall"] for r in sweep_rows],
            "Confluence Park": [r["depth_confluence"] for r in sweep_rows],
        },
        admissible_range=admissible_range,
        out_png=ANALYSIS_DIR / "slope_sensitivity.png",
    )

    ctx = dict(
        wse0_m=wse0_m, snap_tol_m=CHANNEL_SNAP_TOL_M, densify_step_m=CHANNEL_DENSIFY_STEP_M,
        n_nodes=chan_diag["n_nodes"], n_edges=chan_diag["n_edges"],
        n_unreachable=chan_diag["n_unreachable"], gauge_snap_dist_m=chan_diag["gauge_snap_dist_m"],
        n_channel_points=chan_diag["n_channel_points"],
        sweep_rows=sweep_rows, admissible_range=admissible_range, beta_max=beta_max,
        area_at_lo=area_at_lo, buildings_at_lo=buildings_at_lo,
        area_at_0=area_at_0, buildings_at_0=buildings_at_0,
        area_at_hi=area_at_hi, buildings_at_hi=buildings_at_hi,
        state_house_implied_slope=state_house_implied_slope,
        sanity_messages=sanity_messages,
    )
    write_results_md(ctx, out_path=ANALYSIS_DIR / "slope_sensitivity.md")

    print("\nDone.")


if __name__ == "__main__":
    main()
